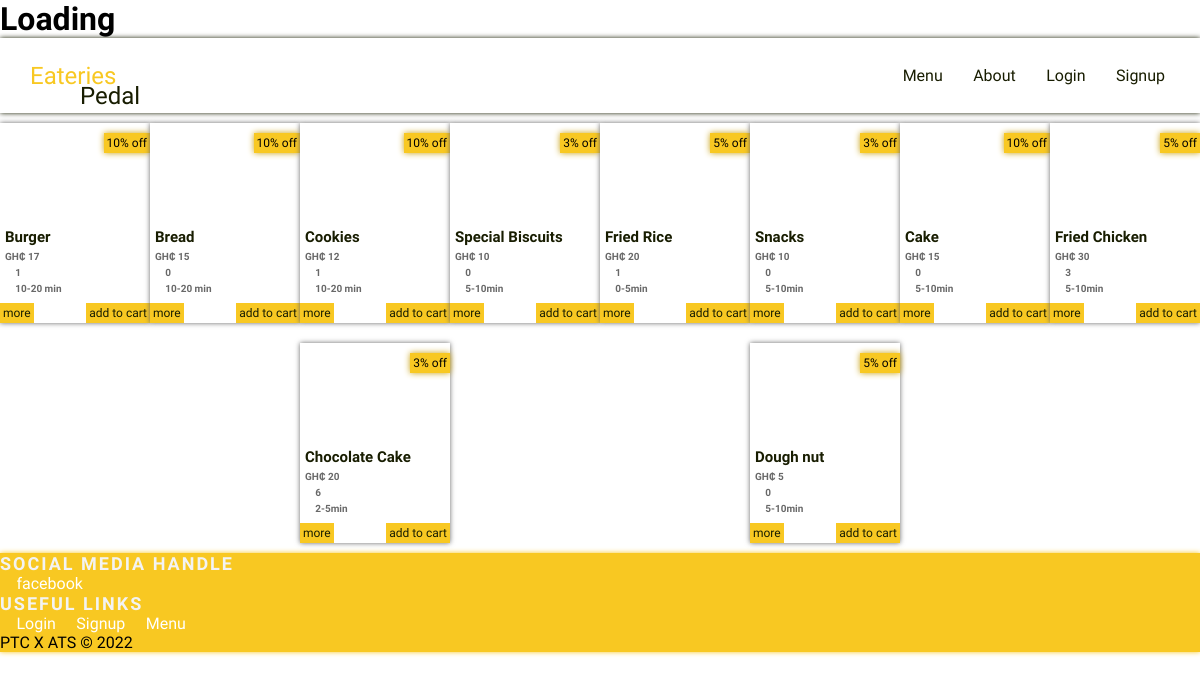
/food-search, run on an earlier commit of the app's database.
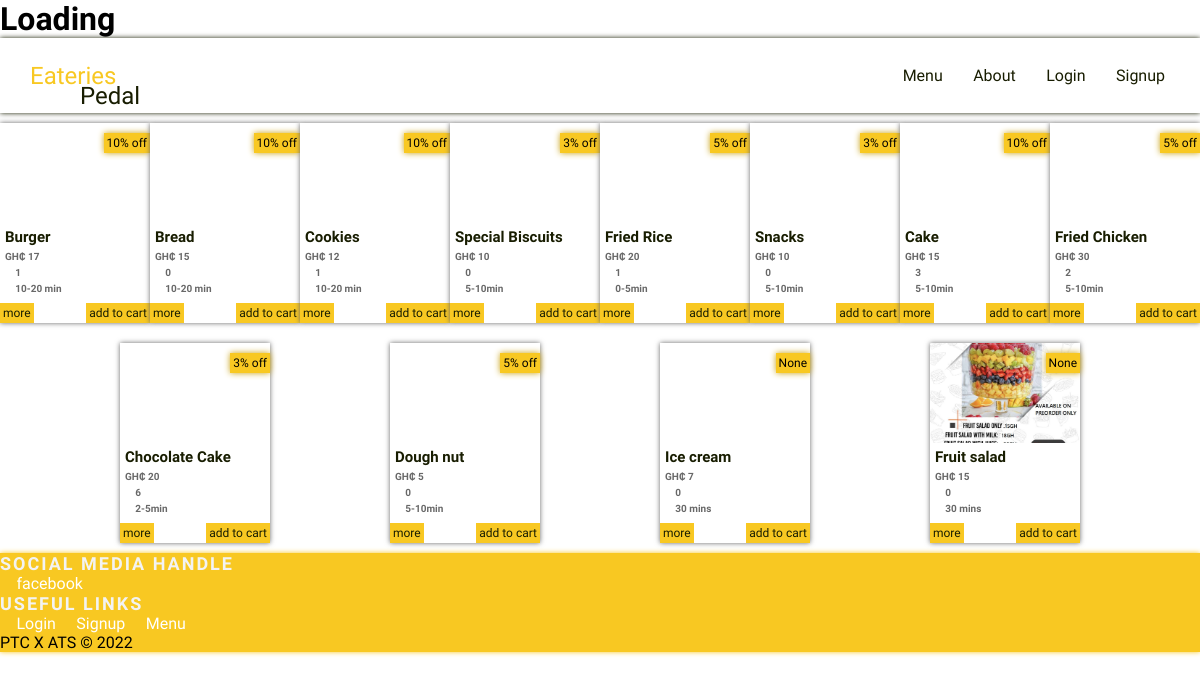
And on a later commit of the database.
### vendor/models.py (models this page shows, shortened)
class Food(models.Model):
    vendor = models.ForeignKey(VendorAcount, on_delete=models.CASCADE)
    name = models.CharField(max_length=255)
    photo = models.ImageField(upload_to='food-img/')
    price = models.IntegerField()
    offer = models.CharField(max_length=255, null=True, blank=True)
    ratings = models.IntegerField(default=0)
    delivery_time = models.CharField(max_length=50, null=True, blank=True)
    description = models.CharField(max_length=1024)
    food_url = models.CharField(max_length=255, null=True, blank=True)
    time_stamp = models.DateTimeField(auto_now=True, null=True, blank=True)

### home/views.py (the view)
# urls.py: path('food-search', foodSearchView, name='foodSearch'),
def foodSearchView(request):
    qs = Food.objects.all()
    q = request.GET.get('q')
    if q:
        qs = qs.filter(
            Q(name__icontains=q) |
            Q(price__icontains=q)
        ).distinct()
    context = {
        'title': f"'{q}' search results",
        'results': qs,
        'q':q,
    }
    return render(request, 'search_results.html', context)

### templates/search_results.html
{% extends 'base.html' %}
{% load static %}
{% block content %}
        {% if results %}
        <div class="flex-wrap">
        {% for food in results %}
         <div class="card-150 mb-10">
            <div class="card-150-img-container">
                <img src="{{food.photo.url}}" alt="" class="card-150-img">
            </div>
            <div class="card150-offer">{{food.offer}}</div>
            <div class="card150-content">
                <h1 class="card150-title">{{food.name}} </h1>
                <h1 class="card150-price">GH₵ {{food.price}} </h1>
                <h1 class="card150-rating"> <i class="fa fa-star text-pr"></i> {{food.ratings}} </h1>
                <h1 class="card150-time"><i class="fa fa-clock text-pr"></i> {{food.delivery_time}}</h1>
             </div>
            <a href="{% url 'home:food' food.food_url %}" class="card150-btn-lb">more</a>
            <a href="cart.html" class="card150-btn-rb">add to cart</a>
        </div>
        {% endfor %}
         </div>
        {% else %}
        <h1 class="h1-pr uppercase mb-40 text-center">No search resust for '{{q}}'</h1>
         {% endif %}
{% endblock %}

### templates/base.html (shortened to what this page needs)
<!DOCTYPE html>
<html lang="en">
{% include 'head.html' %}
<body>
        {% include 'loading.html' %}
        {% include 'nav.html' %}
        {% block content %}
        {% endblock %}
        {% include 'footer.html' %}
</body>
</html>

### templates/head.html (shortened to what this page needs)
{% load static %}
<head>
    <link rel="stylesheet" href="{% static 'style.css' %}" />
    <link rel="stylesheet" href="{% static 'css/all.min.css' %}" />
    <link rel="stylesheet" href="{% static 'css/brands.css' %}" />
    <link rel="stylesheet" href="{% static 'aos.css' %}" />
  </head>

### templates/loading.html (shortened to what this page needs)
<div class="loading-bg">
    <h1 class="h1-load">Loading</h1>
</div>

### templates/nav.html (shortened to what this page needs)
<div class="nav-bar shadow fixed-top">
  <a href="/"><h2 class="logo-d">Eateries</h2></a>
  <nav class="visible">
    <a href="{% url 'home:menu' %}" class="btn-link-d nav-link"><i class="fa fas fa-list"></i> Menu</a>
    <a href="{% url 'home:about' %}" class="btn-link-d nav-link"><i class="fa fas fa-info"></i> About</a>
    {% if request.user.is_authenticated %}
    <a href="#" class="btn-link-d nav-link"><i class="fa fa-user"></i> {{request.user}}</a>
    {% if user.my_cart.exists %}
    <a href="{% url 'cart:home' %}" class="btn-link-d nav-link"><i class="fa fas fa-shopping-cart"></i> Cart</a>
    {% endif%}
    {% if user.vendor.exists %}
    <a href="{% url 'vendor:profile' %}" class="btn-link-d nav-link"><i class="fa far fa-user"></i> Profile</a>
    <a href="{% url 'vendor:foodAdd' %}" class="btn-link-d nav-link"><i class="fa far fa-plus"></i> Food</a>
    {% endif %}
    <a href="{% url 'account:logout' %}" class="btn-link-d nav-link"><i class="fa fas fa-sign-out-alt"></i> Logut</a>
    {% else %}
    <a href="{% url 'account:login' %}" class="btn-link-d nav-link"><i class="fa fas fa-sign-in-alt"></i> Login</a>
    <a href="{% url 'account:register' %}" class="btn-link-d nav-link"><i class="fa fas fa-user-plus"></i> Signup</a>
    {% endif %}
  </nav>
</div>

### templates/footer.html
<footer class="bg-pr shadow-pr">
    <div class="footer-nav">
        <div class="handles">
            <h2 class="h1-l">Social Media Handle</h2>
            <a href="#" class="btn-link-l"><i class="fab fa-facebook"></i> facebook </a>
        </div>
        <div class="links">
            <h2 class="h1-l">Useful Links</h2>
            {% if request.user.is_authenticated %}
            <a href="#" class="btn-link-l"><i class="fa fa-user"></i> {{request.user}}</a>
            {% else %}
            <a href="{% url 'account:login' %}" class="btn-link-l"><i class="fa fa-arrow-left"></i> Login</a>
            <a href="{% url 'account:register' %}" class="btn-link-l"><i class="fa fa-arrow-left"></i> Signup</a>
            {% endif %}
            <a href="{% url 'home:menu' %}" class="btn-link-l"><i class="fa fa-arrow-left"></i> Menu</a>
        </div>
    </div>
    <div class="dev">PTC X ATS © 2022 </div>
  </footer>

### templates/script.html (shortened to what this page needs)
{% load static%}

### static/style.css (style rules this page uses)
:root { --pl-color : #FAE800; --pr-color : #F8C822; --danger-color: #c93712; --success-color: #0fb400; --hpr-color: #c9a112; --dk-color: rgb(24, 29, 1); --gray-color: #686868; --whitish: hsl(0, 0%, 100%); --white: #F3F3F3; }
* { margin: 0; padding: 0; font-family: 'Electrolize'; box-sizing: border-box; text-decoration: none; scroll-behavior: smooth; }
.h1-l { font-size: 18px; letter-spacing: 2px; color: var(--white); text-transform: uppercase; }
.text-pr { color: var(--pr-color); }
.bg-pr { background-color: var(--pr-color); }
.mb-10 { margin-block: 10px; }
.logo-d { font-weight: 400; color: var(--pr-color); position: relative; }
.logo-d::after { color: var(--dk-color); content: 'Pedal'; position: absolute; bottom: -20px; left: 50px; }
.shadow { box-shadow: 0 0 5px var(--dk-color); }
.shadow-pr { box-shadow: 0 0 5px var(--pr-color); }
.btn-link-l { color: var(--whitish); transition: 0.5s; }
.btn-link-d { color: var(--dk-color); transition: 0.5s; }
.nav-link { position: relative; }
.nav-link::after { content: ''; position: absolute; bottom: -5px; background-color: var(--pr-color); left: 0; width: 0; height: 3px; transition: .5s; }
.flex-wrap { display: flex; align-items: center; justify-content: space-evenly; flex-wrap: wrap; }
.card-150 { position: relative; width: 150px; height: 200px; background-color: var(--whitish); box-shadow: 0 0 5px var(--gray-color); transition: 0.2s; }
.card-150-img-container { overflow: hidden; width: 100%; height: 100px; display: flex; justify-content: center; align-items: center }
.card-150-img { width: 150px; transition: 0.5s; }
.card150-offer { position: absolute; top: 10px; right: 0; background-color: var(--pr-color); padding: 3px; font-size: 12px; box-shadow: 0 0 6px var(--hpr-color); }
.card150-btn-lb { position: absolute; bottom: 0; left: 0; background-color: var(--pr-color); padding: 3px; font-size: 12px; color: var(--dk-color); }
.card150-btn-rb { position: absolute; bottom: 0; right: 0; background-color: var(--pr-color); padding: 3px; font-size: 12px; transition: 0.5s; color: var(--dk-color); }
.card150-content { width: 100%; padding: 5px; display: flex; flex-direction: column; gap: 5px; }
.card150-title { color: var(--dk-color); font-size: 15px; }
.card150-price, .card150-rating, .card150-time { color: var(--gray-color); font-size: 10px; }
.nav-bar, .nav-bar-transparent { width: 100%; height: 75px; background-color: var(--whitish); display: flex; align-items: center; justify-content: space-between; padding-inline: 30px; z-index: 4; }
nav a { margin-inline: 5px; }

### static/css/brands.css (style rules this page uses)
:root, :host { --fa-font-brands: normal 400 1em/1 "Font Awesome 6 Brands"; }
.fab, .fa-brands { font-family: 'Font Awesome 6 Brands'; font-weight: 400; }
.fa-facebook:before { content: "\f09a"; }

What changed in the data, as far as the page shows it:
changed Food "Cake": ratings "0" → "3"
changed Food "Fried Chicken": ratings "3" → "2"
added Food: offer "None", name "Ice cream", price "7", ratings "0", delivery_time "30 mins"
added Food: photo (picture), offer "None", name "Fruit salad", price "15", ratings "0", delivery_time "30 mins"
